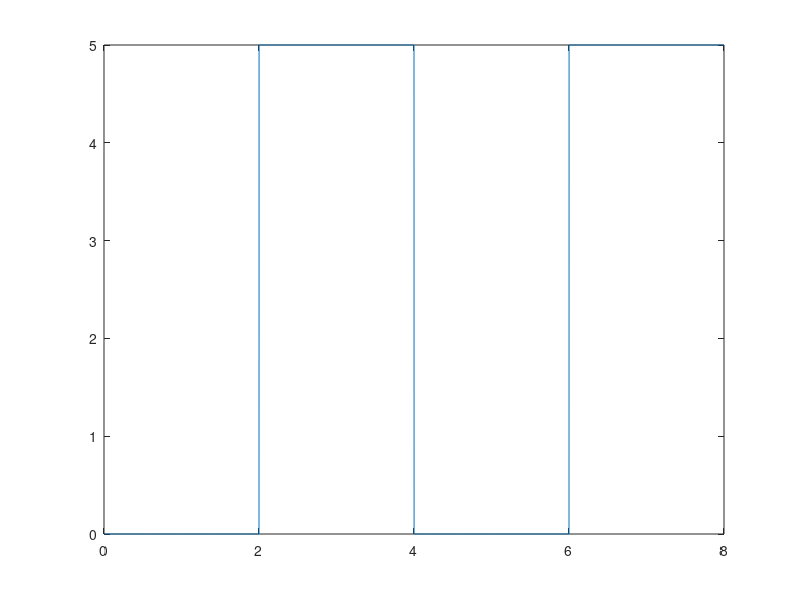

Write the MATLAB code that produced this figure. (Note: this script raises an error after producing the figure.)
%Initialize motor parameters
DC_Motor_R = 1.0;
DC_Motor_L = 1e-6;
DC_Motor_K = 0.8;
DC_Motor_J = 0.05;
DC_Motor_B = 0.001;

%Reverse Port Signal
initialTime = 0.001;
finalTime = 8;
timeStep = 0.001;
N=finalTime/timeStep;
ReversePortTime = linspace(initialTime,finalTime,N)';
ReversePortVoltage = [zeros(1,N/4) 5*ones(1,N/4) zeros(1,N/4) 5*ones(1,N/4)]';
%ReversePortVoltage = [zeros(1,N/4) zeros(1,N/4) zeros(1,N/4) zeros(1,N/4)]';
plot(ReversePortTime,ReversePortVoltage);

plot(yout)
